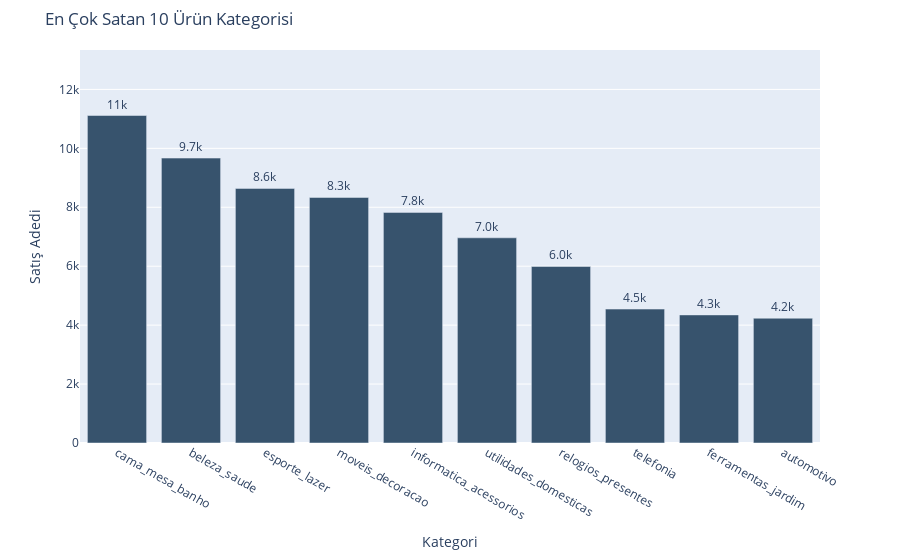

Notebook code cell kept with this figure:
### Code cell
# 4. En Çok Satan Kategoriler
top_categories = (
    master_df.group_by("product_category_name")
    .len()
    .sort("len", descending=True)
    .head(10)
    .to_pandas()
)

max_val = top_categories['len'].max()

fig = px.bar(top_categories, x='product_category_name', y='len',
             title='En Çok Satan 10 Ürün Kategorisi',
             text_auto='.2s')

fig.update_traces(marker_color='rgb(55, 83, 109)', textposition='outside')
fig.update_layout(xaxis_title="Kategori", 
                  yaxis_title="Satış Adedi", 
                  yaxis_range=[0, max_val * 1.2], 
                  margin=dict(t=50, b=100))
fig.show()

### Figure 1 — Plotly figure (JSON) as saved in the notebook; plotly's stock layout.template omitted (floating-point values rounded to 4 significant figures)
{"data": [{"hovertemplate": "product_category_name=%{x}<br>len=%{y}<extra></extra>", "legendgroup": "", "marker": {"color": "rgb(55, 83, 109)", "pattern": {"shape": ""}}, "name": "", "orientation": "v", "showlegend": false, "textposition": "outside", "texttemplate": "%{y:.2s}", "type": "bar", "x": ["cama_mesa_banho", "beleza_saude", "esporte_lazer", "moveis_decoracao", "informatica_acessorios", "utilidades_domesticas", "relogios_presentes", "telefonia", "ferramentas_jardim", "automotivo"], "xaxis": "x", "y": [11115, 9670, 8641, 8334, 7827, 6964, 5991, 4545, 4347, 4235], "yaxis": "y"}], "layout": {"barmode": "relative", "legend": {"tracegroupgap": 0}, "margin": {"b": 100, "t": 50}, "title": {"text": "En Çok Satan 10 Ürün Kategorisi"}, "xaxis": {"anchor": "y", "domain": [0.0, 1.0], "title": {"text": "Kategori"}}, "yaxis": {"anchor": "x", "domain": [0.0, 1.0], "range": [0, 13340.0], "title": {"text": "Satış Adedi"}}}}
